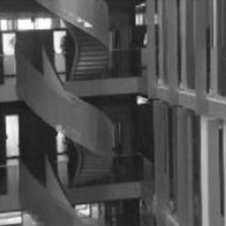
#> input picture EXPERIMENTS/09. Morphological Image Processing/Input_Images/stairs/stairs_ir.png, 226 x 226 px, found by its file name
$ python morph_processing.py
#> lines starting #> are read from the running program, lines starting #| are printed output that depends on the picture
#> further down, ir_img is the input picture: shape (226, 226); min 22, max 255, mean 81.9
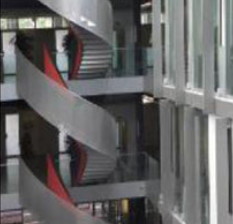
#> input picture EXPERIMENTS/09. Morphological Image Processing/Input_Images/stairs/stairs_vi.png, 233 x 224 px, found by its file name
import numpy as np
import cv2
from scipy.ndimage import gaussian_filter
from scipy.ndimage import grey_opening, grey_closing
from pywt import dwt2, idwt2
from sklearn.decomposition import PCA

def morph_unsharp_mask(img):
    """
    Applies morphological operations based unsharp masking to enhance the image.
    """
    # Gaussian blurring
    blurred = gaussian_filter(img, sigma=1)

    # Morphological opening
    opened = grey_opening(img, size=(3, 3))

    # Morphological closing
    closed = grey_closing(opened, size=(3, 3))

    # Unsharp masking
    sharpened = img - closed
    enhanced = img + sharpened

    return enhanced

def curvelet_transform(img):
    """
    Applies curvelet transform to decompose the image into approximation and detailed coefficients.
    """
    cA, (cH, cV, cD) = dwt2(img, 'db1')
    return cA, (cH, cV, cD)

def fusion_approx(cA_ir, cA_vi):
    """
    Fuses the approximation coefficients using PCA.
    """
    X = np.stack([cA_ir.ravel(), cA_vi.ravel()], axis=1)
    pca = PCA(n_components=1)
    cA_fused = pca.fit_transform(X).reshape(cA_ir.shape)
    return cA_fused

def fusion_detail(cH_ir, cV_ir, cD_ir, cH_vi, cV_vi, cD_vi):
    """
    Fuses the detailed coefficients using the max rule.
    """
    cH_fused = np.maximum(cH_ir, cH_vi)
    cV_fused = np.maximum(cV_ir, cV_vi)
    cD_fused = np.maximum(cD_ir, cD_vi)
    return cH_fused, cV_fused, cD_fused

def fuse_images(ir_img, vi_img):
    """
    Fuses the infrared and visible images using the proposed method.
    """
    # Resize the images to the same shape
    ir_img = cv2.resize(ir_img, vi_img.shape[:2][::-1])

    # Enhance the source images
    ir_enhanced = morph_unsharp_mask(ir_img)
    vi_enhanced = morph_unsharp_mask(vi_img)

    # Apply curvelet transform
    cA_ir, (cH_ir, cV_ir, cD_ir) = curvelet_transform(ir_enhanced)
    cA_vi, (cH_vi, cV_vi, cD_vi) = curvelet_transform(vi_enhanced)

    # Fuse the approximation and detailed coefficients
    cA_fused = fusion_approx(cA_ir, cA_vi)
    cH_fused, cV_fused, cD_fused = fusion_detail(cH_ir, cV_ir, cD_ir, cH_vi, cV_vi, cD_vi)

    # Reconstruct the fused image
    fused_img = idwt2((cA_fused, (cH_fused, cV_fused, cD_fused)), 'db1')

    return fused_img

def dwt_sharpen_fusion(ir_img, vi_img):
    """
    DWT and Sharpen filter based fusion.
    """
    # Resize the images to the same shape
    ir_img = cv2.resize(ir_img, vi_img.shape[:2][::-1])
#> ir_img: shape (224, 233)

    # Apply DWT and sharpen filter
    cA_ir, (cH_ir, cV_ir, cD_ir) = dwt2(ir_img, 'db1')
    cA_vi, (cH_vi, cV_vi, cD_vi) = dwt2(vi_img, 'db1')

    cA_fused = (cA_ir + cA_vi) / 2
    cH_fused = np.maximum(cH_ir, cH_vi)
    cV_fused = np.maximum(cV_ir, cV_vi)
    cD_fused = np.maximum(cD_ir, cD_vi)

    dwt_sharpen_result = idwt2((cA_fused, (cH_fused, cV_fused, cD_fused)), 'db1')
    return dwt_sharpen_result

def pca_multimodal_fusion(ir_img, vi_img):
    """
    PCA based multimodal fusion.
    """
    # Resize the images to the same shape
    ir_img = cv2.resize(ir_img, vi_img.shape[:2][::-1])

    # Apply PCA
    X = np.stack([ir_img.ravel(), vi_img.ravel()], axis=1)
#> X = 52192 pairs, first value 24 to 255, second value 0 to 255
    pca = PCA(n_components=1)
    pca_multimodal_result = pca.fit_transform(X).reshape(ir_img.shape)
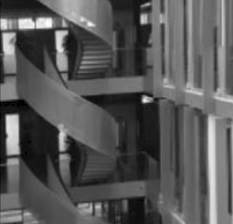
#> pca_multimodal_result: shape (224, 233) float64; min -115.3, max 218.8, mean 0; drawn with min black and max white
    return pca_multimodal_result

def curvelet_fusion(ir_img, vi_img):
    """
    Curvelet multi-scale transform based fusion.
    """
    # Resize the images to the same shape
    ir_img = cv2.resize(ir_img, vi_img.shape[:2][::-1])

    # Apply curvelet transform
    cA_ir, (cH_ir, cV_ir, cD_ir) = curvelet_transform(ir_img)
    cA_vi, (cH_vi, cV_vi, cD_vi) = curvelet_transform(vi_img)

    cA_fused = fusion_approx(cA_ir, cA_vi)
#> in fusion_approx, `X = np.stack([cA_ir.ravel(), cA_vi.ravel()], axis=1)`: X = 13104 pairs, first value 55 to 506, second value 0 to 507
    cH_fused, cV_fused, cD_fused = fusion_detail(cH_ir, cV_ir, cD_ir, cH_vi, cV_vi, cD_vi)

    curvelet_result = idwt2((cA_fused, (cH_fused, cV_fused, cD_fused)), 'db1')
    return curvelet_result

def dwt_unsharp_fusion(ir_img, vi_img):
    """
    DWT and unsharp masking based fusion.
    """
    # Resize the images to the same shape
    ir_img = cv2.resize(ir_img, vi_img.shape[:2][::-1])

    # Apply DWT and unsharp masking
    ir_enhanced = morph_unsharp_mask(ir_img)
    vi_enhanced = morph_unsharp_mask(vi_img)

    cA_ir, (cH_ir, cV_ir, cD_ir) = dwt2(ir_enhanced, 'db1')
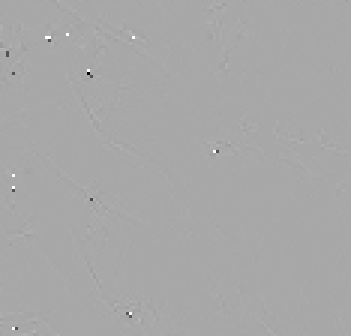
#> cD_ir: shape (112, 117) float64 (shown 3 times larger); min -250, max 129, mean 0; drawn with min black and max white
    cA_vi, (cH_vi, cV_vi, cD_vi) = dwt2(vi_enhanced, 'db1')
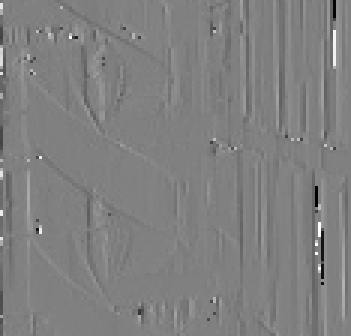
#> cV_vi: shape (112, 117) float64 (shown 3 times larger); min -254, max 250, mean -0.3; drawn with min black and max white

    cA_fused = fusion_approx(cA_ir, cA_vi)
    cH_fused, cV_fused, cD_fused = fusion_detail(cH_ir, cV_ir, cD_ir, cH_vi, cV_vi, cD_vi)
#> in fusion_detail (call 2), `cV_fused = np.maximum(cV_ir, cV_vi)`:
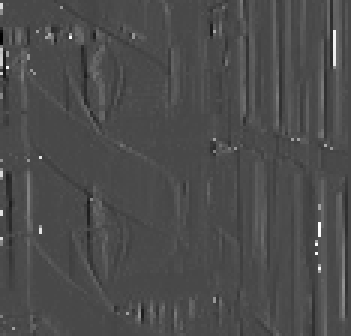
#> cV_fused: shape (112, 117) float64 (shown 3 times larger); min -100, max 250, mean 4.8; drawn with min black and max white
#> in fusion_detail (call 2), `cD_fused = np.maximum(cD_ir, cD_vi)`:
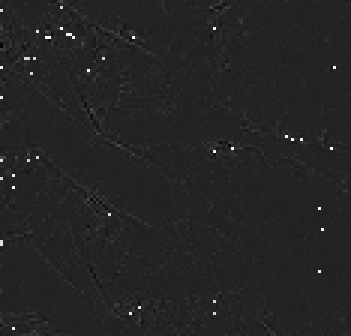
#> cD_fused: shape (112, 117) float64 (shown 3 times larger); min -21, max 134, mean 1.3; drawn with min black and max white

    dwt_unsharp_result = idwt2((cA_fused, (cH_fused, cV_fused, cD_fused)), 'db1')
    return dwt_unsharp_result

# Load the input images
ir_img = cv2.imread('B:\\morph_processing\\Input_Images\\stairs\\stairs_ir.png', cv2.IMREAD_GRAYSCALE)
vi_img = cv2.imread('B:\\morph_processing\\Input_Images\\stairs\\stairs_vi.png', cv2.IMREAD_GRAYSCALE)

# Fuse the images using the different methods
dwt_sharpen_result = dwt_sharpen_fusion(ir_img, vi_img)
pca_multimodal_result = pca_multimodal_fusion(ir_img, vi_img)
curvelet_result = curvelet_fusion(ir_img, vi_img)
dwt_unsharp_result = dwt_unsharp_fusion(ir_img, vi_img)
proposed_result = fuse_images(ir_img, vi_img)

# Save the fused images
cv2.imwrite('dwt_sharpen_result.png', dwt_sharpen_result)
cv2.imwrite('pca_multimodal_result.png', pca_multimodal_result)
cv2.imwrite('curvelet_result.png', curvelet_result)
cv2.imwrite('dwt_unsharp_result.png', dwt_unsharp_result)
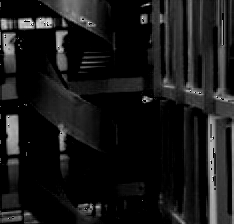
#> saved as dwt_unsharp_result.png: shape (224, 234); min 0, max 255, mean 24.3
cv2.imwrite('proposed_result.png', proposed_result)
